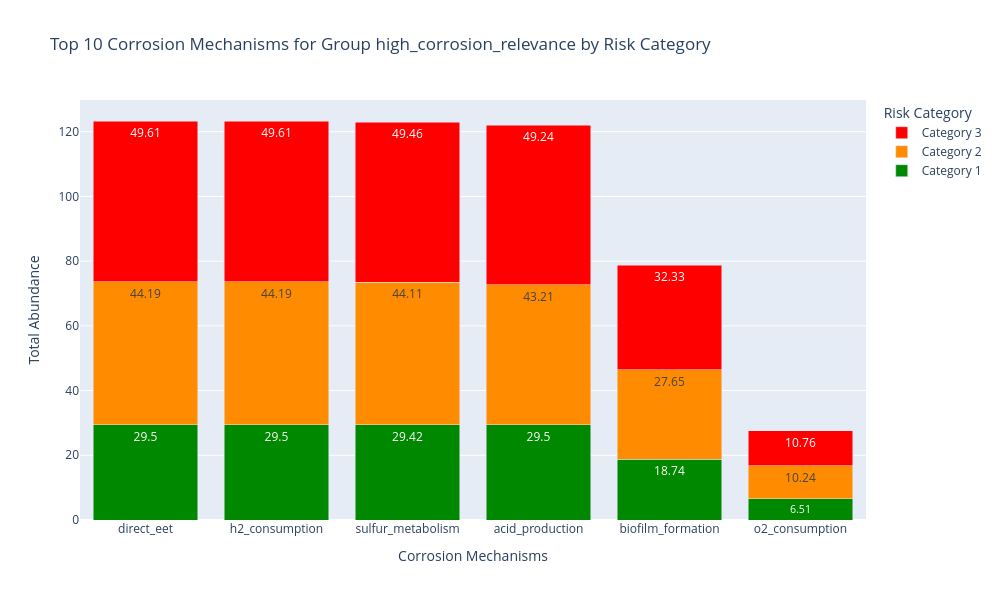

Source (notebook cell):
### Markdown cell above
## 3.6 Mechanism Distribution across Risk Category

### Code cell
def plot_mechanism_distribution(prioritized_markers, name):
    """
    Creates stacked bar charts showing mechanism distribution across risk categories.
    """
    # Define colors and categories
    category_colors = {
        1: '#008800',  # Dark green - Normal Operation
        2: '#FF8C00',  # Dark orange - Early Warning
        3: '#FF0000'   # Red - System Failure
    }

    categories_labels = {
        1: 'Normal Operation',
        2: 'Early Warning',
        3: 'System Failure'
    }

    # Process mechanism data
    mech_data = []

    for _, row in prioritized_markers.iterrows():
        if isinstance(row['corrosion_mechanisms'], str) and row['corrosion_mechanisms']:
            mechanisms = [m.strip() for m in row['corrosion_mechanisms'].split(';')]
            for mech in mechanisms:
                mech_data.append({
                    'corrosion_mechanisms': mech,
                    'Category 1': row['mean_cat1'],
                    'Category 2': row['mean_cat2'],
                    'Category 3': row['mean_cat3']
                })

    # Convert to DataFrame
    mech_df = pd.DataFrame(mech_data)

    # Group by mechanism
    grouped = mech_df.groupby('corrosion_mechanisms').agg({
        'Category 1': 'sum',
        'Category 2': 'sum',
        'Category 3': 'sum'
    }).reset_index()

    # Calculate total abundance and sort
    grouped['total'] = grouped['Category 1'] + grouped['Category 2'] + grouped['Category 3']
    grouped = grouped.sort_values('total', ascending=False).head(10)

    # Prepare data for stacked bar chart
    data = []

    for category, color in zip(['Category 1', 'Category 2', 'Category 3'], category_colors.values()):
        data.append(
            go.Bar(
                name=category,
                x=grouped['corrosion_mechanisms'],
                y=grouped[category],
                text=grouped[category].round(2),
                textposition='auto',
                marker_color=color
            )
        )

    # Create figure
    fig = go.Figure(data=data)

    # Update layout
    fig.update_layout(
        barmode='stack',
        title=f"Top 10 Corrosion Mechanisms for Group {name} by Risk Category",
        xaxis_title='Corrosion Mechanisms',
        yaxis_title='Total Abundance',
        legend_title='Risk Category',
        hovermode='x',
        height=600,
        width=1000
    )

    return fig
    plt.show()

plot_mechanism_distribution(high_corrosion_relevance, "high_corrosion_relevance")

### Figure 1 — Plotly figure (JSON) as saved in the notebook; plotly's stock layout.template omitted (floating-point values rounded to 4 significant figures)
{"data": [{"marker": {"color": "#008800"}, "name": "Category 1", "text": [29.5, 29.5, 29.42, 29.5, 18.74, 6.51], "textposition": "auto", "type": "bar", "x": ["direct_eet", "h2_consumption", "sulfur_metabolism", "acid_production", "biofilm_formation", "o2_consumption"], "y": [29.5, 29.5, 29.42, 29.5, 18.74, 6.506]}, {"marker": {"color": "#FF8C00"}, "name": "Category 2", "text": [44.19, 44.19, 44.11, 43.21, 27.65, 10.24], "textposition": "auto", "type": "bar", "x": ["direct_eet", "h2_consumption", "sulfur_metabolism", "acid_production", "biofilm_formation", "o2_consumption"], "y": [44.19, 44.19, 44.11, 43.21, 27.65, 10.24]}, {"marker": {"color": "#FF0000"}, "name": "Category 3", "text": [49.61, 49.61, 49.46, 49.24, 32.33, 10.76], "textposition": "auto", "type": "bar", "x": ["direct_eet", "h2_consumption", "sulfur_metabolism", "acid_production", "biofilm_formation", "o2_consumption"], "y": [49.61, 49.61, 49.46, 49.24, 32.33, 10.76]}], "layout": {"barmode": "stack", "height": 600, "hovermode": "x", "legend": {"title": {"text": "Risk Category"}}, "title": {"text": "Top 10 Corrosion Mechanisms for Group high_corrosion_relevance by Risk Category"}, "width": 1000, "xaxis": {"title": {"text": "Corrosion Mechanisms"}}, "yaxis": {"title": {"text": "Total Abundance"}}}}
